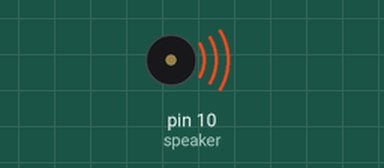
Recording of a program running on a simulated MicroPython board. Shown: buzzer (waves = sounding).

Above: at 0.1 s.
At 2.65 s:
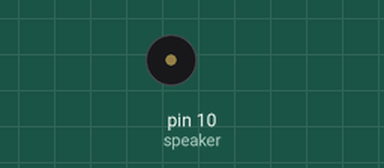
Timing chart, 0 to 3.0 s (numbered marks = the images above):
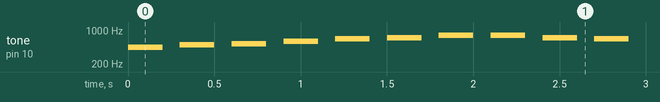

The program:

speaker_klasinn.py
```python
from machine import Pin, PWM
import time

class Speaker:
    def __init__(self, pin):
        # Initialize the speaker pin as a PWM output
        self.speaker = Pin(pin, Pin.OUT)
        self.buzzer = PWM(self.speaker)
        self.buzzer.duty_u16(0)  # Start with no sound

    def play_tone(self, tone, duration=200):
        """
        Play a single tone at a specified frequency (tone) for a given duration in milliseconds.
        """
        if tone > 0:
            # Only play if the tone frequency is valid (non-zero)
            self.buzzer.freq(tone)         # Set the frequency of the tone
            self.buzzer.duty_u16(32768)    # Set duty to 50% for audible sound
            time.sleep_ms(duration)        # Play the tone for the specified duration
            self.buzzer.duty_u16(0)        # Turn off sound after the duration
        else:
            # If tone is 0, it's a rest, so just wait for the duration
            time.sleep_ms(duration)

    def play_sequence(self, tones):
        """
        Play a sequence of tones, with a brief pause between each.
        """

        # Sample sequence of random tones (frequencies in Hz) to play
        tones = [440, 494, 523, 587, 659, 698, 784] # List of tones

        for tone in tones:
            self.play_tone(tone, 200)
            time.sleep_ms(100)  # Brief pause between tones


    def play_sequence_back_and_forth(self, tones):
        """
        Play a sequence of tones forward, then reverse, in an infinite loop.
        """
        # Sample sequence of random tones (frequencies in Hz) to play
        tones = [440, 494, 523, 587, 659, 698, 784] # List of tones

        direction = 1  # 1 for forward, -1 for backward

        while True:
            # Play tones in the current direction
            for tone in tones[::direction]:
                self.play_tone(tone, 200)
                time.sleep_ms(100)  # Brief pause between tones

            # Reverse direction after each cycle
            direction *= -1


# Initialize speaker on pin 10
speaker = Speaker(pin=10)

# Define a sequence of tones (frequencies in Hz) to play
tones = [440, 494, 523, 587, 659, 698, 784]  # A scale in Hz

# Play the sequence
while True:
    speaker.play_sequence_back_and_forth(tones)
```

Measured:
- by itself, tone on pin 10 (speaker): plays 440 Hz for 0.20 s, 494 Hz for 0.20 s, 523 Hz for 0.20 s, 587 Hz for 0.20 s, 659 Hz for 0.20 s, 698 Hz for 0.20 s … (434 notes in this stretch)
